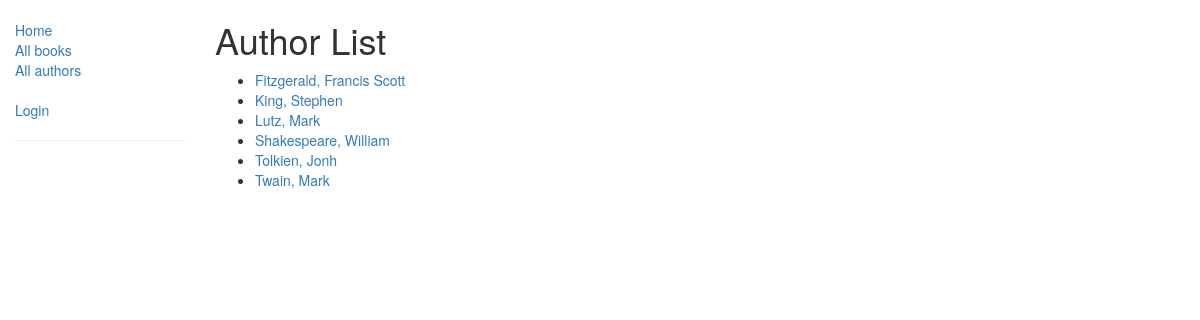
Screenshot of /catalog/authors/ with the database file from the repository.
### catalog/models.py (models this page shows)
class Author(models.Model):
    first_name = models.CharField(max_length=100)
    last_name = models.CharField(max_length=100)
    date_of_birth = models.DateField(null=True, blank=True)
    date_of_death = models.DateField('Died', null=True, blank=True)
    def get_absolute_url(self):
        return reverse('author-detail', args=[str(self.id)])
    class Meta:
        ordering = ['last_name', 'first_name']
        permissions = (("can_set_author", "Set changes author"),)
    def __str__(self):
        return '%s, %s' % (self.last_name, self.first_name)

### catalog/views.py (the view)
class AuthorListView(generic.ListView):
    model = Author
    paginate_by = 10
    def get_queryset(self):
        return Author.objects.all()  # Получения списка всех авторов
    def get_context_data(self, **kwargs):
        context = super(AuthorListView, self).get_context_data(
            **kwargs)  # В первую очередь получаем базовую реализацию контекста
        context[
            'some_data'] = 'This is just some data'  # Добавляем новую переменную к контексту и инициализаруем ее некоторым значением
        return context

### catalog/templates/catalog/author_list.html (shortened to what this page needs)
{% extends "base_generic.html" %}
{% block content %}
    <h1>Author List</h1>
    {% if author_list %}
    <ul>
        {% for author in author_list %}
        <li>
            <a href="{{ author.get_absolute_url }}">{{ author }}</a>
        </li>
        {% endfor %}
    </ul>
    {% else %}
        <p>There are no books in the library.</p>
    {% endif %}
{% endblock %}

### rows the page displays
Author: last_name+first_name "Fitzgerald, Francis Scott"
Author: last_name+first_name "King, Stephen"
Author: last_name+first_name "Lutz, Mark"
Author: last_name+first_name "Shakespeare, William"
Author: last_name+first_name "Tolkien, Jonh"
Author: last_name+first_name "Twain, Mark"
